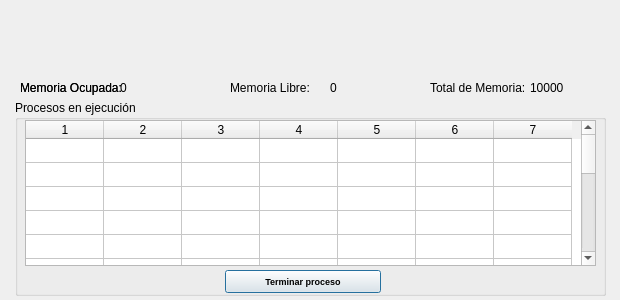
<?xml version="1.0" encoding="UTF-8"?>
<ui version="4.0">
 <class>showmem</class>
 <widget class="QDialog" name="showmem">
  <property name="windowModality">
   <enum>Qt::NonModal</enum>
  </property>
  <property name="enabled">
   <bool>true</bool>
  </property>
  <property name="geometry">
   <rect>
    <x>0</x>
    <y>0</y>
    <width>620</width>
    <height>300</height>
   </rect>
  </property>
  <property name="minimumSize">
   <size>
    <width>620</width>
    <height>300</height>
   </size>
  </property>
  <property name="maximumSize">
   <size>
    <width>620</width>
    <height>300</height>
   </size>
  </property>
  <property name="windowTitle">
   <string>Monitor de memoria</string>
  </property>
  <property name="modal">
   <bool>false</bool>
  </property>
  <widget class="QGroupBox" name="groupBox">
   <property name="geometry">
    <rect>
     <x>15</x>
     <y>100</y>
     <width>591</width>
     <height>196</height>
    </rect>
   </property>
   <property name="title">
    <string>Procesos en ejecución</string>
   </property>
   <widget class="QTableWidget" name="tabla">
    <property name="enabled">
     <bool>true</bool>
    </property>
    <property name="geometry">
     <rect>
      <x>10</x>
      <y>20</y>
      <width>571</width>
      <height>146</height>
     </rect>
    </property>
    <property name="mouseTracking">
     <bool>true</bool>
    </property>
    <property name="autoFillBackground">
     <bool>false</bool>
    </property>
    <property name="alternatingRowColors">
     <bool>false</bool>
    </property>
    <property name="selectionMode">
     <enum>QAbstractItemView::SingleSelection</enum>
    </property>
    <property name="selectionBehavior">
     <enum>QAbstractItemView::SelectRows</enum>
    </property>
    <property name="sortingEnabled">
     <bool>true</bool>
    </property>
    <property name="wordWrap">
     <bool>true</bool>
    </property>
    <property name="cornerButtonEnabled">
     <bool>true</bool>
    </property>
    <property name="rowCount">
     <number>15</number>
    </property>
    <property name="columnCount">
     <number>7</number>
    </property>
    <attribute name="horizontalHeaderVisible">
     <bool>true</bool>
    </attribute>
    <attribute name="horizontalHeaderCascadingSectionResizes">
     <bool>false</bool>
    </attribute>
    <attribute name="horizontalHeaderDefaultSectionSize">
     <number>78</number>
    </attribute>
    <attribute name="horizontalHeaderHighlightSections">
     <bool>true</bool>
    </attribute>
    <attribute name="horizontalHeaderMinimumSectionSize">
     <number>25</number>
    </attribute>
    <attribute name="verticalHeaderVisible">
     <bool>false</bool>
    </attribute>
    <attribute name="verticalHeaderCascadingSectionResizes">
     <bool>true</bool>
    </attribute>
    <attribute name="verticalHeaderDefaultSectionSize">
     <number>24</number>
    </attribute>
    <attribute name="verticalHeaderHighlightSections">
     <bool>true</bool>
    </attribute>
    <attribute name="verticalHeaderMinimumSectionSize">
     <number>21</number>
    </attribute>
    <attribute name="verticalHeaderShowSortIndicator" stdset="0">
     <bool>true</bool>
    </attribute>
    <attribute name="verticalHeaderStretchLastSection">
     <bool>true</bool>
    </attribute>
    <row/>
    <row/>
    <row/>
    <row/>
    <row/>
    <row/>
    <row/>
    <row/>
    <row/>
    <row/>
    <row/>
    <row/>
    <row/>
    <row/>
    <row/>
    <column/>
    <column/>
    <column/>
    <column/>
    <column/>
    <column/>
    <column/>
   </widget>
   <widget class="QPushButton" name="pushButton">
    <property name="geometry">
     <rect>
      <x>210</x>
      <y>170</y>
      <width>156</width>
      <height>23</height>
     </rect>
    </property>
    <property name="font">
     <font>
      <family>Arial</family>
      <pointsize>7</pointsize>
      <weight>75</weight>
      <bold>true</bold>
     </font>
    </property>
    <property name="text">
     <string>Terminar proceso</string>
    </property>
   </widget>
  </widget>
  <widget class="QLabel" name="label_3">
   <property name="geometry">
    <rect>
     <x>430</x>
     <y>80</y>
     <width>101</width>
     <height>16</height>
    </rect>
   </property>
   <property name="text">
    <string>Total de Memoria:</string>
   </property>
  </widget>
  <widget class="QLabel" name="label_4">
   <property name="geometry">
    <rect>
     <x>20</x>
     <y>80</y>
     <width>101</width>
     <height>16</height>
    </rect>
   </property>
   <property name="text">
    <string>Memoria Ocupada: </string>
   </property>
  </widget>
  <widget class="QLabel" name="label_5">
   <property name="geometry">
    <rect>
     <x>230</x>
     <y>80</y>
     <width>81</width>
     <height>16</height>
    </rect>
   </property>
   <property name="text">
    <string>Memoria Libre: </string>
   </property>
  </widget>
  <widget class="QLabel" name="label_6">
   <property name="geometry">
    <rect>
     <x>20</x>
     <y>80</y>
     <width>101</width>
     <height>16</height>
    </rect>
   </property>
   <property name="text">
    <string>Memoria Ocupada: </string>
   </property>
  </widget>
  <widget class="QLabel" name="locupada">
   <property name="geometry">
    <rect>
     <x>120</x>
     <y>80</y>
     <width>61</width>
     <height>16</height>
    </rect>
   </property>
   <property name="text">
    <string>0</string>
   </property>
  </widget>
  <widget class="QLabel" name="llibre">
   <property name="geometry">
    <rect>
     <x>330</x>
     <y>80</y>
     <width>61</width>
     <height>16</height>
    </rect>
   </property>
   <property name="text">
    <string>0</string>
   </property>
  </widget>
  <widget class="QLabel" name="ltotal">
   <property name="geometry">
    <rect>
     <x>530</x>
     <y>80</y>
     <width>61</width>
     <height>16</height>
    </rect>
   </property>
   <property name="text">
    <string>10000</string>
   </property>
  </widget>
 </widget>
 <resources/>
 <connections/>
</ui>
